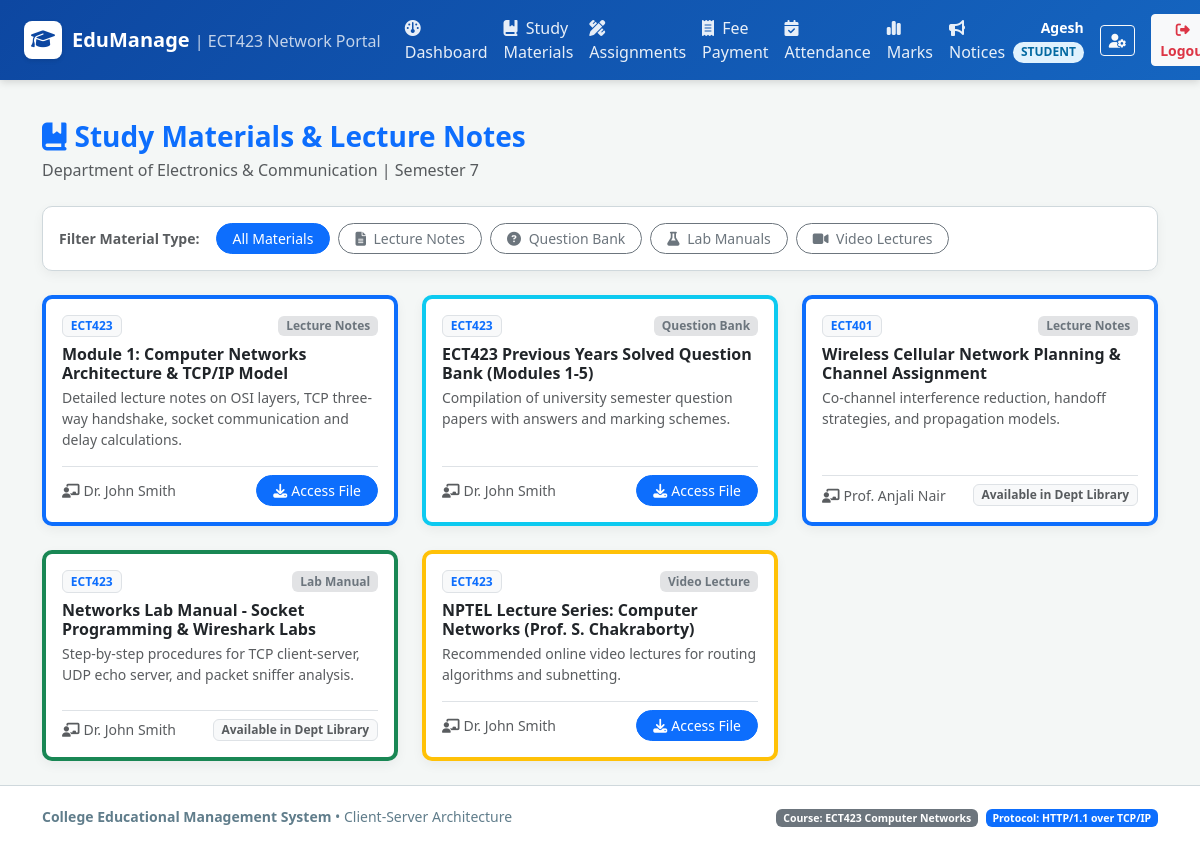
The app's page /student/materials (signed in) with its own data.
### tables this page shows
CREATE TABLE students (
    id INTEGER PRIMARY KEY AUTOINCREMENT,
    roll_no TEXT UNIQUE NOT NULL,
    name TEXT NOT NULL,
    department TEXT NOT NULL,
    semester INTEGER NOT NULL,
    user_id INTEGER UNIQUE NOT NULL,
    FOREIGN KEY (user_id) REFERENCES users(id) ON DELETE CASCADE
);

CREATE TABLE study_materials (
    id INTEGER PRIMARY KEY AUTOINCREMENT,
    subject_id INTEGER NOT NULL,
    faculty_id INTEGER NOT NULL,
    title TEXT NOT NULL,
    description TEXT,
    material_type TEXT CHECK(material_type IN ('Lecture Notes', 'Question Bank', 'Lab Manual', 'Video Lecture', 'Syllabus')) DEFAULT 'Lecture Notes',
    file_name TEXT,
    file_url TEXT,
    uploaded_at TIMESTAMP DEFAULT CURRENT_TIMESTAMP,
    FOREIGN KEY (subject_id) REFERENCES subjects(id) ON DELETE CASCADE,
    FOREIGN KEY (faculty_id) REFERENCES faculty(id) ON DELETE CASCADE
);

CREATE TABLE subjects (
    id INTEGER PRIMARY KEY AUTOINCREMENT,
    subject_code TEXT UNIQUE NOT NULL,
    subject_name TEXT NOT NULL,
    department TEXT NOT NULL,
    semester INTEGER NOT NULL,
    faculty_id INTEGER,
    FOREIGN KEY (faculty_id) REFERENCES faculty(id) ON DELETE SET NULL
);

CREATE TABLE faculty (
    id INTEGER PRIMARY KEY AUTOINCREMENT,
    employee_id TEXT UNIQUE NOT NULL,
    name TEXT NOT NULL,
    department TEXT NOT NULL,
    designation TEXT NOT NULL,
    user_id INTEGER UNIQUE NOT NULL,
    FOREIGN KEY (user_id) REFERENCES users(id) ON DELETE CASCADE
);

### app.py (the view)
@app.route('/student/materials')
@role_required('student')
def student_materials():
    student = query_db('SELECT * FROM students WHERE user_id = ?', (session['user_id'],), one=True)
    mat_type = request.args.get('type')
    subj_filter = request.args.get('subject_id', type=int)
    query = '''
        SELECT m.*, s.subject_code, s.subject_name, f.name as faculty_name
        FROM study_materials m
        JOIN subjects s ON m.subject_id = s.id
        JOIN faculty f ON m.faculty_id = f.id
        WHERE s.department = ? AND s.semester = ?
    '''
    params = [student['department'], student['semester']]
    if mat_type:
        query += ' AND m.material_type = ?'
        params.append(mat_type)
    if subj_filter:
        query += ' AND s.id = ?'
        params.append(subj_filter)
    query += ' ORDER BY m.uploaded_at DESC'
    materials = query_db(query, params)
    subjects = query_db('SELECT id, subject_code, subject_name FROM subjects WHERE department = ? AND semester = ?',
                        (student['department'], student['semester']))
    return render_template('student/materials.html', student=student, materials=materials, subjects=subjects, current_type=mat_type)

### app.py (called while the page is built)
def role_required(*allowed_roles):
    def decorator(f):
        @wraps(f)
        def decorated_function(*args, **kwargs):
            if 'user_id' not in session:
                flash('Please log in first.', 'warning')
                return redirect(url_for('login'))
            user_role = session.get('role')
            if user_role not in allowed_roles:
                flash(f'Access denied! Your role ({user_role}) does not have permission for this section.', 'danger')
                return redirect(url_for(f"{user_role}_dashboard"))
            return f(*args, **kwargs)
        return decorated_function
    return decorator

@app.context_processor
def inject_user():
    return {
        'current_user': {
            'id': session.get('user_id'),
            'username': session.get('username'),
            'role': session.get('role'),
            'full_name': session.get('full_name')
        },
        'today_date': date.today().strftime('%Y-%m-%d')
    }

### database.py (called while the page is built)
def get_db():
    try:
        if 'db' not in g:
            g.db = sqlite3.connect(DATABASE)
            g.db.row_factory = sqlite3.Row
            g.db.execute("PRAGMA foreign_keys = ON;")
        return g.db
    except RuntimeError:
        conn = sqlite3.connect(DATABASE)
        conn.row_factory = sqlite3.Row
        conn.execute("PRAGMA foreign_keys = ON;")
        return conn

def query_db(query, args=(), one=False):
    db = get_db()
    cur = db.cursor()
    cur.execute(query, args)
    rv = cur.fetchall()
    cur.close()
    return (rv[0] if rv else None) if one else rv

### templates/student/materials.html (shortened to what this page needs)
{% extends "base.html" %}
{% block content %}
<div class="d-flex justify-content-between align-items-center mb-4">
    <div>
        <h3 class="fw-bold text-primary mb-1"><i class="fa-solid fa-book-bookmark me-2"></i>Study Materials & Lecture Notes</h3>
        <p class="text-muted mb-0">Department of {{ student.department }} | Semester {{ student.semester }}</p>
    </div>
</div>
<div class="card card-custom p-3 mb-4">
    <div class="d-flex flex-wrap gap-2 align-items-center">
        <span class="small fw-semibold text-muted me-2">Filter Material Type:</span>
        <a href="{{ url_for('student_materials') }}" class="btn btn-sm {% if not current_type %}btn-primary{% else %}btn-outline-secondary{% endif %} rounded-pill px-3">
            All Materials
        </a>
        <a href="{{ url_for('student_materials', type='Lecture Notes') }}" class="btn btn-sm {% if current_type == 'Lecture Notes' %}btn-primary{% else %}btn-outline-secondary{% endif %} rounded-pill px-3">
            <i class="fa-solid fa-file-lines me-1"></i> Lecture Notes
        </a>
        <a href="{{ url_for('student_materials', type='Question Bank') }}" class="btn btn-sm {% if current_type == 'Question Bank' %}btn-primary{% else %}btn-outline-secondary{% endif %} rounded-pill px-3">
            <i class="fa-solid fa-circle-question me-1"></i> Question Bank
        </a>
        <a href="{{ url_for('student_materials', type='Lab Manual') }}" class="btn btn-sm {% if current_type == 'Lab Manual' %}btn-primary{% else %}btn-outline-secondary{% endif %} rounded-pill px-3">
            <i class="fa-solid fa-flask me-1"></i> Lab Manuals
        </a>
        <a href="{{ url_for('student_materials', type='Video Lecture') }}" class="btn btn-sm {% if current_type == 'Video Lecture' %}btn-primary{% else %}btn-outline-secondary{% endif %} rounded-pill px-3">
            <i class="fa-solid fa-video me-1"></i> Video Lectures
        </a>
    </div>
</div>
<div class="row g-4">
    {% for m in materials %}
        <div class="col-md-6 col-lg-4">
            <div class="card card-custom h-100 p-3 border-start border-4 {% if m.material_type == 'Lecture Notes' %}border-primary{% elif m.material_type == 'Question Bank' %}border-info{% elif m.material_type == 'Lab Manual' %}border-success{% else %}border-warning{% endif %}">
                <div class="d-flex justify-content-between align-items-center mb-2">
                    <span class="badge bg-light text-primary border">{{ m.subject_code }}</span>
                    <span class="badge bg-secondary-subtle text-secondary small">{{ m.material_type }}</span>
                </div>
                <h6 class="fw-bold text-dark mb-1">{{ m.title }}</h6>
                <p class="text-muted small mb-3 flex-grow-1">{{ m.description or 'Course study material uploaded by faculty.' }}</p>
                <div class="border-top pt-2 mt-auto d-flex justify-content-between align-items-center">
                    <small class="text-muted"><i class="fa-solid fa-chalkboard-user me-1"></i>{{ m.faculty_name }}</small>
                    {% if m.file_url and m.file_url != '#' %}
                        <a href="{{ m.file_url }}" target="_blank" class="btn btn-sm btn-primary px-3 rounded-pill">
                            <i class="fa-solid fa-download me-1"></i>Access File
                        </a>
                    {% else %}
                        <span class="badge bg-light text-muted border">Available in Dept Library</span>
                    {% endif %}
                </div>
            </div>
        </div>
    {% else %}
        <div class="col-12 text-center text-muted py-5">
            <i class="fa-solid fa-folder-open fa-3x mb-3 text-secondary"></i>
            <h5>No study materials uploaded for this filter.</h5>
        </div>
    {% endfor %}
</div>
{% endblock %}

### templates/base.html (shortened to what this page needs)
<!DOCTYPE html>
<html lang="en">
<head>
    <link href="https://cdn.jsdelivr.net/npm/bootstrap@5.3.3/dist/css/bootstrap.min.css" rel="stylesheet">
    <link href="https://cdnjs.cloudflare.com/ajax/libs/font-awesome/6.5.1/css/all.min.css" rel="stylesheet">
    <link rel="stylesheet" href="{{ url_for('static', filename='css/style.css') }}">
</head>
<body>
    <nav class="navbar navbar-expand-lg navbar-dark navbar-college sticky-top">
        <div class="container-fluid px-4">
            <a class="navbar-brand" href="{{ url_for('index') }}">
                <span class="college-logo-icon"><i class="fa-solid fa-graduation-cap"></i></span>
                <span>EduManage <small class="fw-normal opacity-75 fs-6">| ECT423 Network Portal</small></span>
            </a>
            <div class="collapse navbar-collapse" id="navbarContent">
                {% if current_user.id %}
                    <ul class="navbar-nav me-auto mb-2 mb-lg-0">
                        {% if current_user.role == 'student' %}
                            <li class="nav-item"><a class="nav-link" href="{{ url_for('student_dashboard') }}"><i class="fa-solid fa-gauge me-1"></i> Dashboard</a></li>
                            <li class="nav-item"><a class="nav-link" href="{{ url_for('student_materials') }}"><i class="fa-solid fa-book-bookmark me-1"></i> Study Materials</a></li>
                            <li class="nav-item"><a class="nav-link" href="{{ url_for('student_assignments') }}"><i class="fa-solid fa-pen-ruler me-1"></i> Assignments</a></li>
                            <li class="nav-item"><a class="nav-link" href="{{ url_for('student_fees') }}"><i class="fa-solid fa-receipt me-1"></i> Fee Payment</a></li>
                            <li class="nav-item"><a class="nav-link" href="{{ url_for('student_attendance') }}"><i class="fa-solid fa-calendar-check me-1"></i> Attendance</a></li>
                            <li class="nav-item"><a class="nav-link" href="{{ url_for('student_marks') }}"><i class="fa-solid fa-chart-simple me-1"></i> Marks</a></li>
                            <li class="nav-item"><a class="nav-link" href="{{ url_for('student_notices') }}"><i class="fa-solid fa-bullhorn me-1"></i> Notices</a></li>
                        {% endif %}
                    </ul>
                    <div class="d-flex align-items-center gap-3">
                        <div class="text-white text-end d-none d-md-block">
                            <div class="fw-semibold small">{{ current_user.full_name }}</div>
                            <span class="badge badge-role badge-{{ current_user.role }}">{{ current_user.role }}</span>
                        </div>
                        <a href="{{ url_for('profile') }}" class="btn btn-sm btn-outline-light" title="User Profile"><i class="fa-solid fa-user-gear"></i></a>
                        <a href="{{ url_for('logout') }}" class="btn btn-sm btn-light text-danger fw-semibold"><i class="fa-solid fa-right-from-bracket me-1"></i> Logout</a>
                    </div>
                {% else %}
                    <ul class="navbar-nav ms-auto">
                        <li class="nav-item"><a class="nav-link" href="{{ url_for('login') }}"><i class="fa-solid fa-right-to-bracket me-1"></i> Login</a></li>
                    </ul>
                {% endif %}
            </div>
        </div>
    </nav>
    <main class="container my-4 flex-grow-1">
        {% block content %}{% endblock %}
    </main>
    <footer class="text-center">
        <div class="container">
            <div class="row align-items-center">
                <div class="col-md-6 text-md-start">
                    <strong>College Educational Management System</strong> &bull; Client-Server Architecture
                </div>
                <div class="col-md-6 text-md-end mt-2 mt-md-0">
                    <span class="badge bg-secondary">Course: ECT423 Computer Networks</span>
                    <span class="badge bg-primary ms-1">Protocol: HTTP/1.1 over TCP/IP</span>
                </div>
            </div>
        </div>
    </footer>
</body>
</html>

### static/css/style.css (style rules this page uses)
:root { --primary-blue: #0d47a1; --primary-light: #1976d2; --primary-subtle: #e3f2fd; --accent-blue: #0288d1; --bg-light: #f4f7f6; --text-dark: #263238; --text-muted: #607d8b; --border-color: #cfd8dc; --card-shadow: 0 4px 12px rgba(0, 0, 0, 0.05); }
body { background-color: var(--bg-light); color: var(--text-dark); font-family: 'Segoe UI', system-ui, -apple-system, sans-serif; min-height: 100vh; display: flex; flex-direction: column; }
.navbar-college { background: linear-gradient(135deg, #0d47a1 0%, #1565c0 100%); box-shadow: 0 2px 8px rgba(0, 0, 0, 0.15); }
.navbar-college .navbar-brand { font-weight: 700; font-size: 1.25rem; color: #ffffff !important; display: flex; align-items: center; gap: 10px; }
.college-logo-icon { width: 38px; height: 38px; background: #ffffff; color: #0d47a1; border-radius: 8px; display: inline-flex; align-items: center; justify-content: center; font-weight: 800; font-size: 1.2rem; box-shadow: 0 2px 4px rgba(0,0,0,0.1); }
.nav-link { font-weight: 500; color: rgba(255, 255, 255, 0.9) !important; transition: all 0.2s ease-in-out; }
.card-custom { background: #ffffff; border: 1px solid var(--border-color); border-radius: 10px; box-shadow: var(--card-shadow); transition: transform 0.2s ease, box-shadow 0.2s ease; }
.badge-role { font-size: 0.75rem; padding: 0.35em 0.65em; border-radius: 20px; text-transform: uppercase; font-weight: 600; }
.badge-student { background-color: #e0f2fe; color: #0369a1; }
footer { margin-top: auto; background-color: #ffffff; border-top: 1px solid var(--border-color); padding: 1.25rem 0; color: var(--text-muted); font-size: 0.875rem; }

### records on screen
students: full_name "Agesh", department "Electronics & Communication", semester "7"
study_materials: subject_code "ECT423", material_type "Lecture Notes", title "Module 1: Computer Networks Architecture & TCP/IP Model", description "Detailed lecture notes on OSI layers, TCP three-way handshake, socket communication and delay calculations.", faculty_name "Dr. John Smith"
study_materials: subject_code "ECT423", material_type "Question Bank", title "ECT423 Previous Years Solved Question Bank (Modules 1-5)", description "Compilation of university semester question papers with answers and marking schemes.", faculty_name "Dr. John Smith"
study_materials: subject_code "ECT401", material_type "Lecture Notes", title "Wireless Cellular Network Planning & Channel Assignment", description "Co-channel interference reduction, handoff strategies, and propagation models.", faculty_name "Prof. Anjali Nair", file_url "Available in Dept Library"
study_materials: subject_code "ECT423", material_type "Lab Manual", title "Networks Lab Manual - Socket Programming & Wireshark Labs", description "Step-by-step procedures for TCP client-server, UDP echo server, and packet sniffer analysis.", faculty_name "Dr. John Smith", file_url "Available in Dept Library"
study_materials: subject_code "ECT423", material_type "Video Lecture", title "NPTEL Lecture Series: Computer Networks (Prof. S. Chakraborty)", description "Recommended online video lectures for routing algorithms and subnetting.", faculty_name "Dr. John Smith"

### other values on screen
{{ current_user.role }} "STUDENT"
